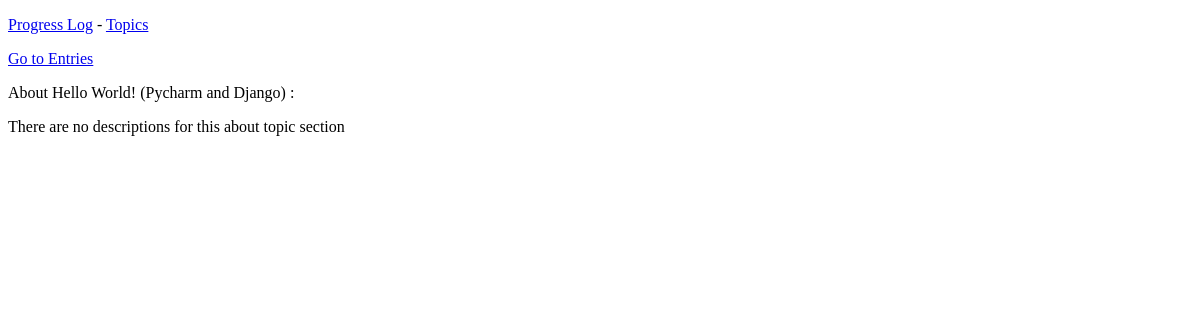
The app's page /topics/1/about/, older data.
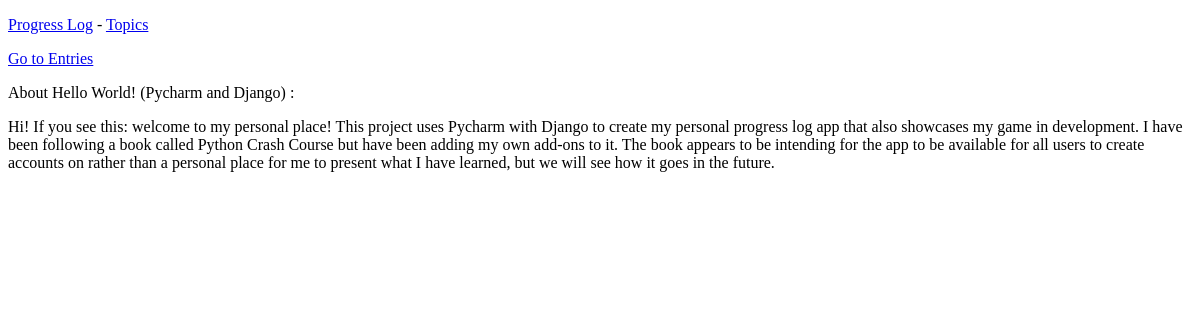
The same page, newer data.
### progress_log/models.py (models this page shows, shortened)
class AboutTopic(models.Model):
    topic = models.ForeignKey(Topic, on_delete=models.CASCADE)
    date_added = models.DateTimeField(auto_now_add=True)
    title = "About Topic"
    text = models.TextField()

### progress_log/views.py (the view)
# urls.py: path('topics/<int:topic_id>/about/', views.about_topic, name='about_topic'),
def about_topic(request, topic_id):
    about_topic = AboutTopic.objects.order_by('date_added')
    topic = Topic.objects.get(id=topic_id)
    descriptions = []
    for description in about_topic:
        if str(description.topic) == topic.text:
            descriptions.append(description)
    context = {'topic': topic, 'about_topic': descriptions}
    return render(request, 'progress_log/about_topic.html', context)

### progress_log/models.py (called while the page is built)
    def __str__(self):
        return self.text

### progress_log/templates/progress_log/about_topic.html (shortened to what this page needs)
<!DOCTYPE html>
{% extends 'progress_log/base.html' %}
  {% block content %}
  <a href="{% url 'progress_log:topic' topic.id %}" >Go to Entries</a>
  <p>About {{topic.text}} :</p>
      {% for descriptions in about_topic %}
        <p>{{descriptions.text}}</p>
        <br>
      {% empty %}
        <p>There are no descriptions for this about topic section</p>
    {% endfor %}
  <br>
  {% endblock content %}

Row changes from the older to the newer data that the page shows:
added AboutTopic: text "Hi! If you see this: welcome to my personal place! This project uses Pycharm with Django to create my personal progress log app that also showcases my game in development. I have been following a book called Python Crash Course but have been adding my own add-ons to it. The book appears to be intending for the app to be available for all users to create accounts on rather than a personal place for me to present what I have learned, but we will see how it goes in the future."
Text that changed along with them:
text no longer shown: "There are no descriptions for this about topic section"
